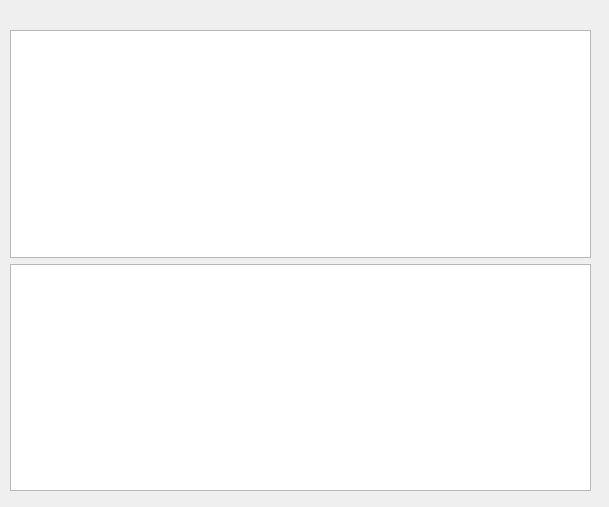
<?xml version="1.0" encoding="UTF-8"?>
<ui version="4.0">
 <class>Dialog</class>
 <widget class="QDialog" name="Dialog">
  <property name="geometry">
   <rect>
    <x>0</x>
    <y>0</y>
    <width>609</width>
    <height>507</height>
   </rect>
  </property>
  <property name="windowTitle">
   <string>Dialog</string>
  </property>
  <widget class="QWidget" name="verticalLayoutWidget">
   <property name="geometry">
    <rect>
     <x>10</x>
     <y>10</y>
     <width>581</width>
     <height>481</height>
    </rect>
   </property>
   <layout class="QVBoxLayout" name="verticalLayout">
    <item>
     <layout class="QHBoxLayout" name="horizontalLayout">
      <item>
       <widget class="QLabel" name="label">
        <property name="text">
         <string/>
        </property>
       </widget>
      </item>
     </layout>
    </item>
    <item>
     <widget class="QTextBrowser" name="textBrowser"/>
    </item>
    <item>
     <widget class="QTextBrowser" name="textBrowser_2"/>
    </item>
   </layout>
  </widget>
 </widget>
 <resources/>
 <connections/>
</ui>
